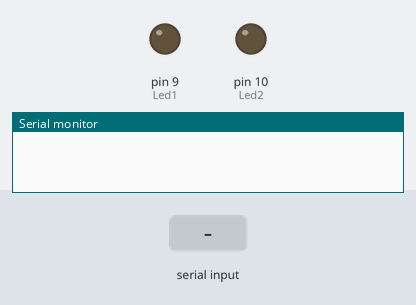
The sketch below on a simulated Arduino Uno, built with avr-gcc and run on an emulated ATmega328P. On the bench: output pins drawn as LEDs (lit = HIGH), the last lines printed to the serial monitor. The test bench sets the inputs (shaded band).

Above: at 1.2 s.
1.3 s: "90,45\n" received over Serial
At 2.6 s:
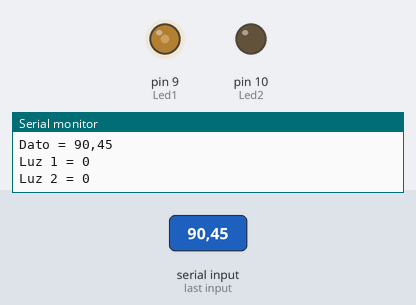
3.8 s: "5\n" received over Serial
At 5.6 s:
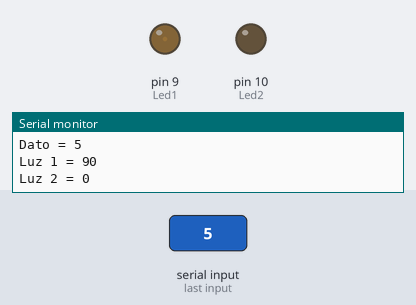
6.3 s: "200\n" received over Serial
At 8.5 s:
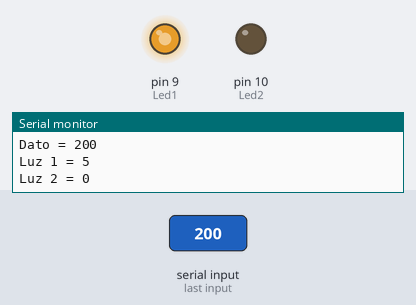
8.8 s: "90\n" received over Serial
At 10.6 s:
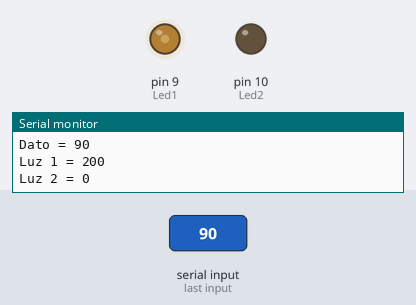
Timing chart, 0 to 12.1 s (numbered marks = the images above; inputs shaded):
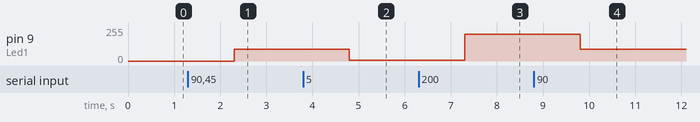

The sketch:

Serial_PruebaBaudios.ino
```cpp
#define Led1 9
#define Led2 10

unsigned long tiempo = 0;

void setup() {
  Serial.begin(9600);
  pinMode(Led1, OUTPUT);
  pinMode(Led2, OUTPUT);
}

String dato;
String dato1 = "0";
String dato2 = "0";
int luz1, luz2, i, j;

void loop() {
  if(Serial.available()){
    dato = Serial.readString();
    Serial. print("Dato = ");
    Serial. println(dato);

    dato1 = "0";
    dato2 = "0";

    for (i = 0; i < (dato.length()-1); i++){
      if(dato[i] == '.')
        break;
      if(i==0){
        dato1[i] = dato[i];
      }
      else
        dato1.concat(dato[i]);
    }

    dato1[i] = '\0';
    int s=0;

    for (j = i+1; j < (dato.length()-1); j++){
      if(j==i+1)
        dato2[s++] = dato[j];
      else{
        dato2.concat(dato[j]);
        s++;
      }
    }
    dato2[s] = '\0';
  }

  if(millis() > tiempo + 1500){
    tiempo = millis();
    Serial. print("Luz 1 = ");
    Serial. println(luz1);

    Serial. print("Luz 2 = ");
    Serial. println(luz2);
    }

  luz1 = dato1.toInt();
  luz2 = dato2.toInt();

  analogWrite(Led1, luz1);
  analogWrite(Led2, luz2);
}
```

Measured:
- after the input at 1.3 s, pin 9 (Led1): 0/255 → 90/255 after 1.0 s
- after the input at 3.8 s, pin 9 (Led1): 90/255 → 5/255 after 1.0 s
- after the input at 6.3 s, pin 9 (Led1): 5/255 → 200/255 after 1.0 s
- after the input at 8.8 s, pin 9 (Led1): 200/255 → 90/255 after 1.0 s
